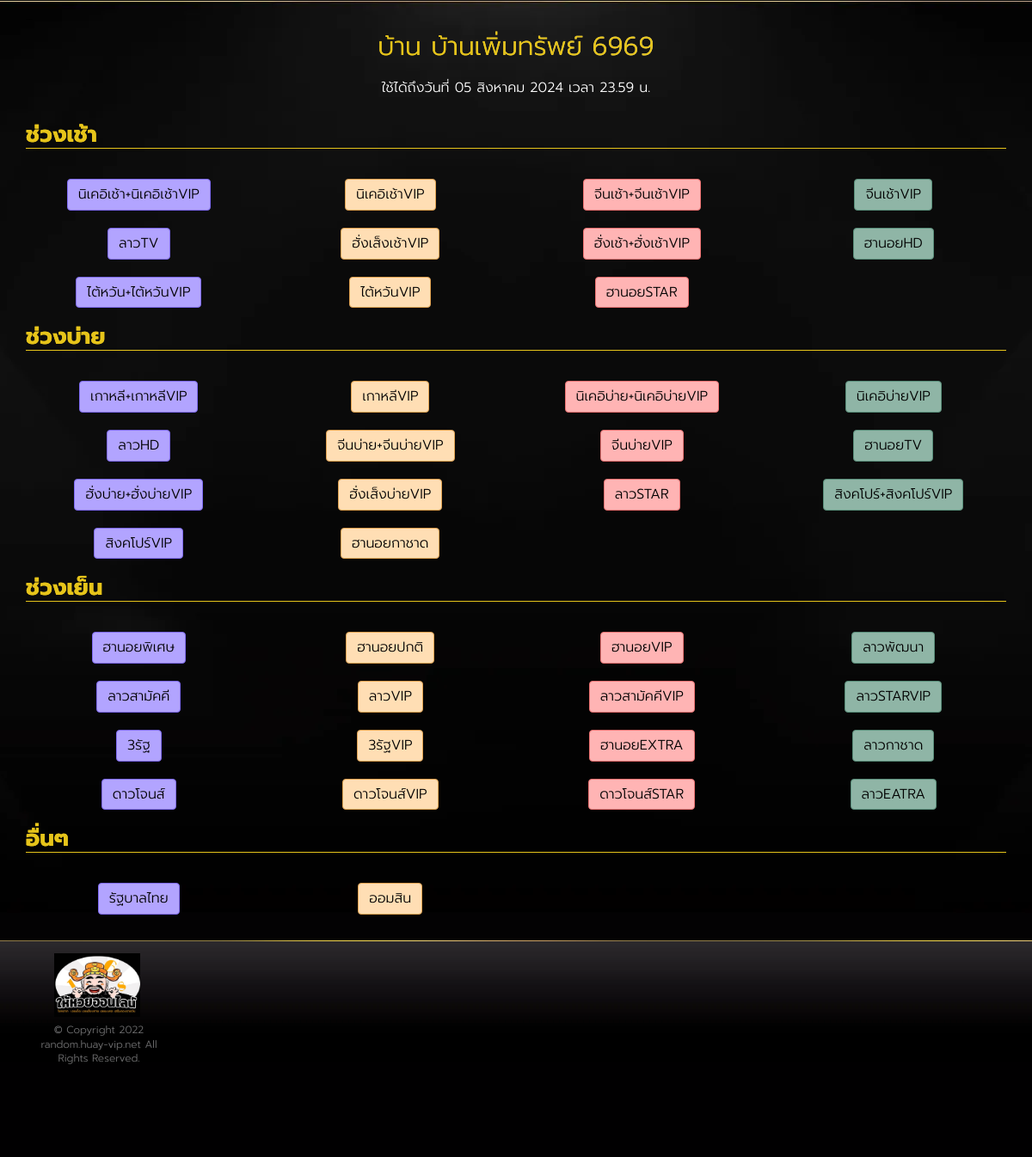
The page /admin on the database its author committed.
### huayrandom/models.py (models this page shows, shortened)
class ProfileModel(models.Model):
    user = models.OneToOneField(User, on_delete=models.CASCADE)
    house_name = models.CharField(default='None', max_length=255)
    usertype = models.CharField(default='random', max_length=255)
    status = models.BooleanField(default=True)
    expire_date = models.DateTimeField(null=True, blank=True)
    credit_shop = models.BooleanField(default=True)
    random_mode = models.CharField(default='random_any', max_length=255)

class HuayListModel(models.Model):
    short_name = models.CharField(default='None', max_length=255)
    full_name = models.CharField(default='None', max_length=255)
    page_name = models.CharField(default='None', max_length=255)
    time = models.TimeField()
    link = models.CharField(default='None', max_length=255)

### huayrandom/views.py (the view)
# urls.py: path('<str:username>', Home, name='home'),
def Home(request, username):
    context = {}
    context['username'] = username
    resultCheckExpire = CheckExpireDate(username)
    if resultCheckExpire == "ตัดสิทธิ์แล้ว":
        request.session['expire'] = 'ตัดสิทธิ์แล้ว'
    else:
        resultCheckExpire = ""
    try:
        userObject = User.objects.get(username=username)
        profileObject = ProfileModel.objects.get(user=userObject)
        day = profileObject.expire_date.strftime("%d")
        month = profileObject.expire_date.strftime("%m")
        year = profileObject.expire_date.strftime("%Y")
        thaiMonth = ConvertToThaiMonth(month)
        expireDateThai = "{} {} {}".format(day, thaiMonth, year)
        for x in range(0, 4):
            if x == 0:
                huayObject = HuayListModel.objects.filter(time="07:00:00")
            elif x == 1:
                huayObject = HuayListModel.objects.filter(time="13:00:00")
            elif x == 2:
                huayObject = HuayListModel.objects.filter(time="19:00:00")
            elif x == 3:
                huayObject = HuayListModel.objects.filter(time="20:00:00")
            huayShortNameList = []
            huayLinkList = []
            btnColorList = []
            i = 1
            listPurple = [1, 5, 9, 13, 17, 21, 25, 29]
            listOrange = [2, 6, 10, 14, 18, 22, 26, 30]
            listPink = [3, 7, 11, 15, 19, 23, 27, 31]
            listGreen = [4, 8, 12, 16, 20, 24, 28, 32]
            for item in huayObject:
                huayShortNameList.append(item.short_name)
                huayLinkList.append(item.link)
                if i in listPurple:
                    btnColorList.append('purple')
                elif i in listOrange:
                    btnColorList.append('orange')
                elif i in listPink:
                    btnColorList.append('pink')
                elif i in listGreen:
                    btnColorList.append('green')
                i += 1
            if x == 0:
                zipDataForLoopMorning = zip(
                    huayShortNameList, huayLinkList, btnColorList)
            elif x == 1:
                zipDataForLoopAfternoon = zip(
                    huayShortNameList, huayLinkList, btnColorList)
            elif x == 2:
                zipDataForLoopEvening = zip(
                    huayShortNameList, huayLinkList, btnColorList)
            elif x == 3:
                zipDataForLoopOther = zip(
                    huayShortNameList, huayLinkList, btnColorList)
        context['houseNameThai'] = profileObject.house_name
        context['expireDateThai'] = expireDateThai
        context['zipDataForLoopMorning'] = zipDataForLoopMorning
        context['zipDataForLoopAfternoon'] = zipDataForLoopAfternoon
        context['zipDataForLoopEvening'] = zipDataForLoopEvening
        context['zipDataForLoopOther'] = zipDataForLoopOther
        if 'expire' in request.session:
            context['expire'] = request.session['expire']
            context['username'] = username
            request.session['expire'] = ''  # clear stuck error in session
        return render(request, 'index.html', context)
    except:
        request.session['error'] = 'ไม่มีบ้านดังกล่าว'
        return redirect('index')

### huayrandom/views.py (called while the page is built)
def ConvertToThaiMonth(month):
    if month == '01':
        thaiMonth = 'มกราคม'
    elif month == '02':
        thaiMonth = 'กุมภาพันธ์'
    elif month == '03':
        thaiMonth = 'มีนาคม'
    elif month == '04':
        thaiMonth = 'เมษายน'
    elif month == '05':
        thaiMonth = 'พฤษภาคม'
    elif month == '06':
        thaiMonth = 'มิถุนายน'
    elif month == '07':
        thaiMonth = 'กรกฎาคม'
    elif month == '08':
        thaiMonth = 'สิงหาคม'
    elif month == '09':
        thaiMonth = 'กันยายน'
    elif month == '10':
        thaiMonth = 'ตุลาคม'
    elif month == '11':
        thaiMonth = 'พฤศจิกายน'
    elif month == '12':
        thaiMonth = 'ธันวาคม'
    return thaiMonth

def CheckExpireDate(username):
    try:
        userObject = User.objects.get(username=username)
        profileObject = ProfileModel.objects.get(user=userObject)
        expireDate = profileObject.expire_date
        expireDateNewFormat = expireDate.strftime("%Y%m%d%H%M")
        timeNow = datetime.now() + relativedelta(hours=7)
        currentTime = timeNow.strftime("%Y%m%d%H%M")
        if currentTime >= expireDateNewFormat:
            return "ตัดสิทธิ์แล้ว"
    except:
        pass

### huayrandom/templates/index.html (shortened to what this page needs)
{% extends 'component/layout.html' %}
{%block content%}
<div class="wrap">
  <section class="slot-home-body">
    <div class="container">
      <div>
        <h1 class="black-font">โปรแกรมสุ่มหวย</h1>
        <div class="shine-text font-size-30 text-center">บ้าน {{houseNameThai}}</div>
        <p class="text-center">ใช้ได้ถึงวันที่ {{expireDateThai}} เวลา 23.59 น.</p>
      </div>
      <div class="row">
        <div class="col-md-12">
          <div class="top-slot-list">
            <div class="row">
              <div class="col-xs-12">
              <h2 class="title shine-text underline">ช่วงเช้า</h2>
              </div>
              {%for item1,item2,item3 in zipDataForLoopMorning%}
              <div class="col-lg-3 col-md-3 col-sm-3 col-xs-6 mt-5">
                <a href="/result/{{username}}/{{item2}}" class="btn btn-{{item3}}">{{item1}}</a>
              </div>
              {%endfor%}
            </div>
            <div class="row">
              <div class="col-xs-12">
              <h2 class="title shine-text underline">ช่วงบ่าย</h2>
              </div>
              {%for item1,item2,item3 in zipDataForLoopAfternoon%}
              <div class="col-lg-3 col-md-3 col-sm-3 col-xs-6 mt-5">
                <a href="/result/{{username}}/{{item2}}" class="btn btn-{{item3}}">{{item1}}</a>
              </div>
              {%endfor%}
            </div>
            <div class="row">
              <div class="col-xs-12">
              <h2 class="title shine-text underline">ช่วงเย็น</h2>
              </div>
              {%for item1,item2,item3 in zipDataForLoopEvening%}
              <div class="col-lg-3 col-md-3 col-sm-3 col-xs-6 mt-5">
                <a href="/result/{{username}}/{{item2}}" class="btn btn-{{item3}}">{{item1}}</a>
              </div>
              {%endfor%}
            </div>
            <div class="row">
              <div class="col-xs-12">
              <h2 class="title shine-text underline">อื่นๆ</h2>
              </div>
              {%for item1,item2,item3 in zipDataForLoopOther%}
              <div class="col-lg-3 col-md-3 col-sm-3 col-xs-6 mt-5">
                <a href="/result/{{username}}/{{item2}}" class="btn btn-{{item3}}">{{item1}}</a>
              </div>
              {%endfor%}
            </div>
          </div>
        </div>
      </div>
    </div>
  </section>
</div>
{%endblock content%}

### static/assets/css/style.css (style rules this page uses)
body { background: #030203; color: #fff; font-family: 'Prompt-Light'; font-size: 21px; }
h1, h2, h3 { color: #e6c41a; font-family: 'Prompt' }
h2.title, h3.title { font-size: 26px; border-bottom: 1px solid #e6c41a }
a { color: #fff; -moz-transition: ease .3s; -o-transition: ease .3s; -webkit-transition: ease .3s; transition: ease .3s }
p { font-family: Helvetica, Arial, sans-sarif; font-size: 16px; line-height: 1.4 }
.wrap { background: url("/static/images/background/bkg_livecasino.webp") top center no-repeat; padding-top: 1px }
.shine-text { background: linear-gradient(to right, #e6c41a 20%, #ffffff 40%, #ffffff 60%, #e6c41a 80%); background-size: 200% auto; color: #e6c41a; background-clip: text; text-fill-color: transparent; -webkit-background-clip: text; animation: shine 2s linear infinite; margin-bottom: 15px }
.btn { font-size: 22px }

### static/assets/css/style-custom.css (style rules this page uses)
body { font-family: "Prompt-Light" !important; font-size: 10px; background-image: url("/static/images/background/bdg.webp"); }
.black-font { color:black; font-size: 1px; }
.btn-purple { color:#000; background-color: #B2A4FF; border-color:#7f6bf5; }
.btn-pink { color:#000; background-color: #FFB4B4; border-color:#ee7272; }
.btn-orange { color:#000; background-color: #FFDEB4; border-color:#e1a250; }
.btn-green { color:#000; background-color: #8fb5a6; border-color:#5A8F7B; }
p { font-family: "Prompt-Light", sans-serif !important; }
.mt-5 { margin-top: 20px; }
.btn { font-size: 16px; }
.font-size-30 { font-size: 30px !important; }
.row .col-lg-3, .row .col-md-4, .row .col-sm-6 { justify-content: center; display: flex; }

### rows shown on the page
ProfileModel: house_name "บ้านเพิ่มทรัพย์ 6969"
HuayListModel: zipDataForLoopMorning "นิเคอิเช้า+นิเคอิเช้าVIP"
HuayListModel: zipDataForLoopMorning "นิเคอิเช้าVIP"
HuayListModel: zipDataForLoopMorning "จีนเช้า+จีนเช้าVIP"
HuayListModel: zipDataForLoopMorning "จีนเช้าVIP"
HuayListModel: zipDataForLoopMorning "ลาวTV"
HuayListModel: zipDataForLoopMorning "ฮั่งเส็งเช้าVIP"
HuayListModel: zipDataForLoopMorning "ฮั่งเช้า+ฮั่งเช้าVIP"
HuayListModel: zipDataForLoopMorning "ฮานอยHD"
HuayListModel: zipDataForLoopMorning "ไต้หวัน+ไต้หวันVIP"
HuayListModel: zipDataForLoopMorning "ไต้หวันVIP"
HuayListModel: zipDataForLoopMorning "ฮานอยSTAR"
HuayListModel: zipDataForLoopAfternoon "เกาหลี+เกาหลีVIP"
HuayListModel: zipDataForLoopAfternoon "เกาหลีVIP"
HuayListModel: zipDataForLoopAfternoon "นิเคอิบ่าย+นิเคอิบ่ายVIP"
HuayListModel: zipDataForLoopAfternoon "นิเคอิบ่ายVIP"
HuayListModel: zipDataForLoopAfternoon "ลาวHD"
HuayListModel: zipDataForLoopAfternoon "จีนบ่าย+จีนบ่ายVIP"
HuayListModel: zipDataForLoopAfternoon "จีนบ่ายVIP"
HuayListModel: zipDataForLoopAfternoon "ฮานอยTV"
HuayListModel: zipDataForLoopAfternoon "ฮั่งบ่าย+ฮั่งบ่ายVIP"
HuayListModel: zipDataForLoopAfternoon "ฮั่งเส็งบ่ายVIP"
HuayListModel: zipDataForLoopAfternoon "ลาวSTAR"
HuayListModel: zipDataForLoopAfternoon "สิงคโปร์+สิงคโปร์VIP"
HuayListModel: zipDataForLoopAfternoon "สิงคโปร์VIP"
HuayListModel: zipDataForLoopAfternoon "ฮานอยกาชาด"
HuayListModel: zipDataForLoopEvening "ฮานอยพิเศษ"
HuayListModel: zipDataForLoopEvening "ฮานอยปกติ"
HuayListModel: zipDataForLoopEvening "ฮานอยVIP"
HuayListModel: zipDataForLoopEvening "ลาวพัฒนา"
HuayListModel: zipDataForLoopEvening "ลาวสามัคคี"
HuayListModel: zipDataForLoopEvening "ลาวVIP"
HuayListModel: zipDataForLoopEvening "ลาวสามัคคีVIP"
HuayListModel: zipDataForLoopEvening "ลาวSTARVIP"
HuayListModel: zipDataForLoopEvening "3รัฐ"
HuayListModel: zipDataForLoopEvening "3รัฐVIP"
HuayListModel: zipDataForLoopEvening "ฮานอยEXTRA"
HuayListModel: zipDataForLoopEvening "ลาวกาชาด"
HuayListModel: zipDataForLoopEvening "ดาวโจนส์"
HuayListModel: zipDataForLoopEvening "ดาวโจนส์VIP"
HuayListModel: zipDataForLoopEvening "ดาวโจนส์STAR"
HuayListModel: zipDataForLoopEvening "ลาวEATRA"
HuayListModel: zipDataForLoopOther "รัฐบาลไทย"
HuayListModel: zipDataForLoopOther "ออมสิน"

### other values the page prints
{{ expireDateThai }} "05 สิงหาคม 2024"
